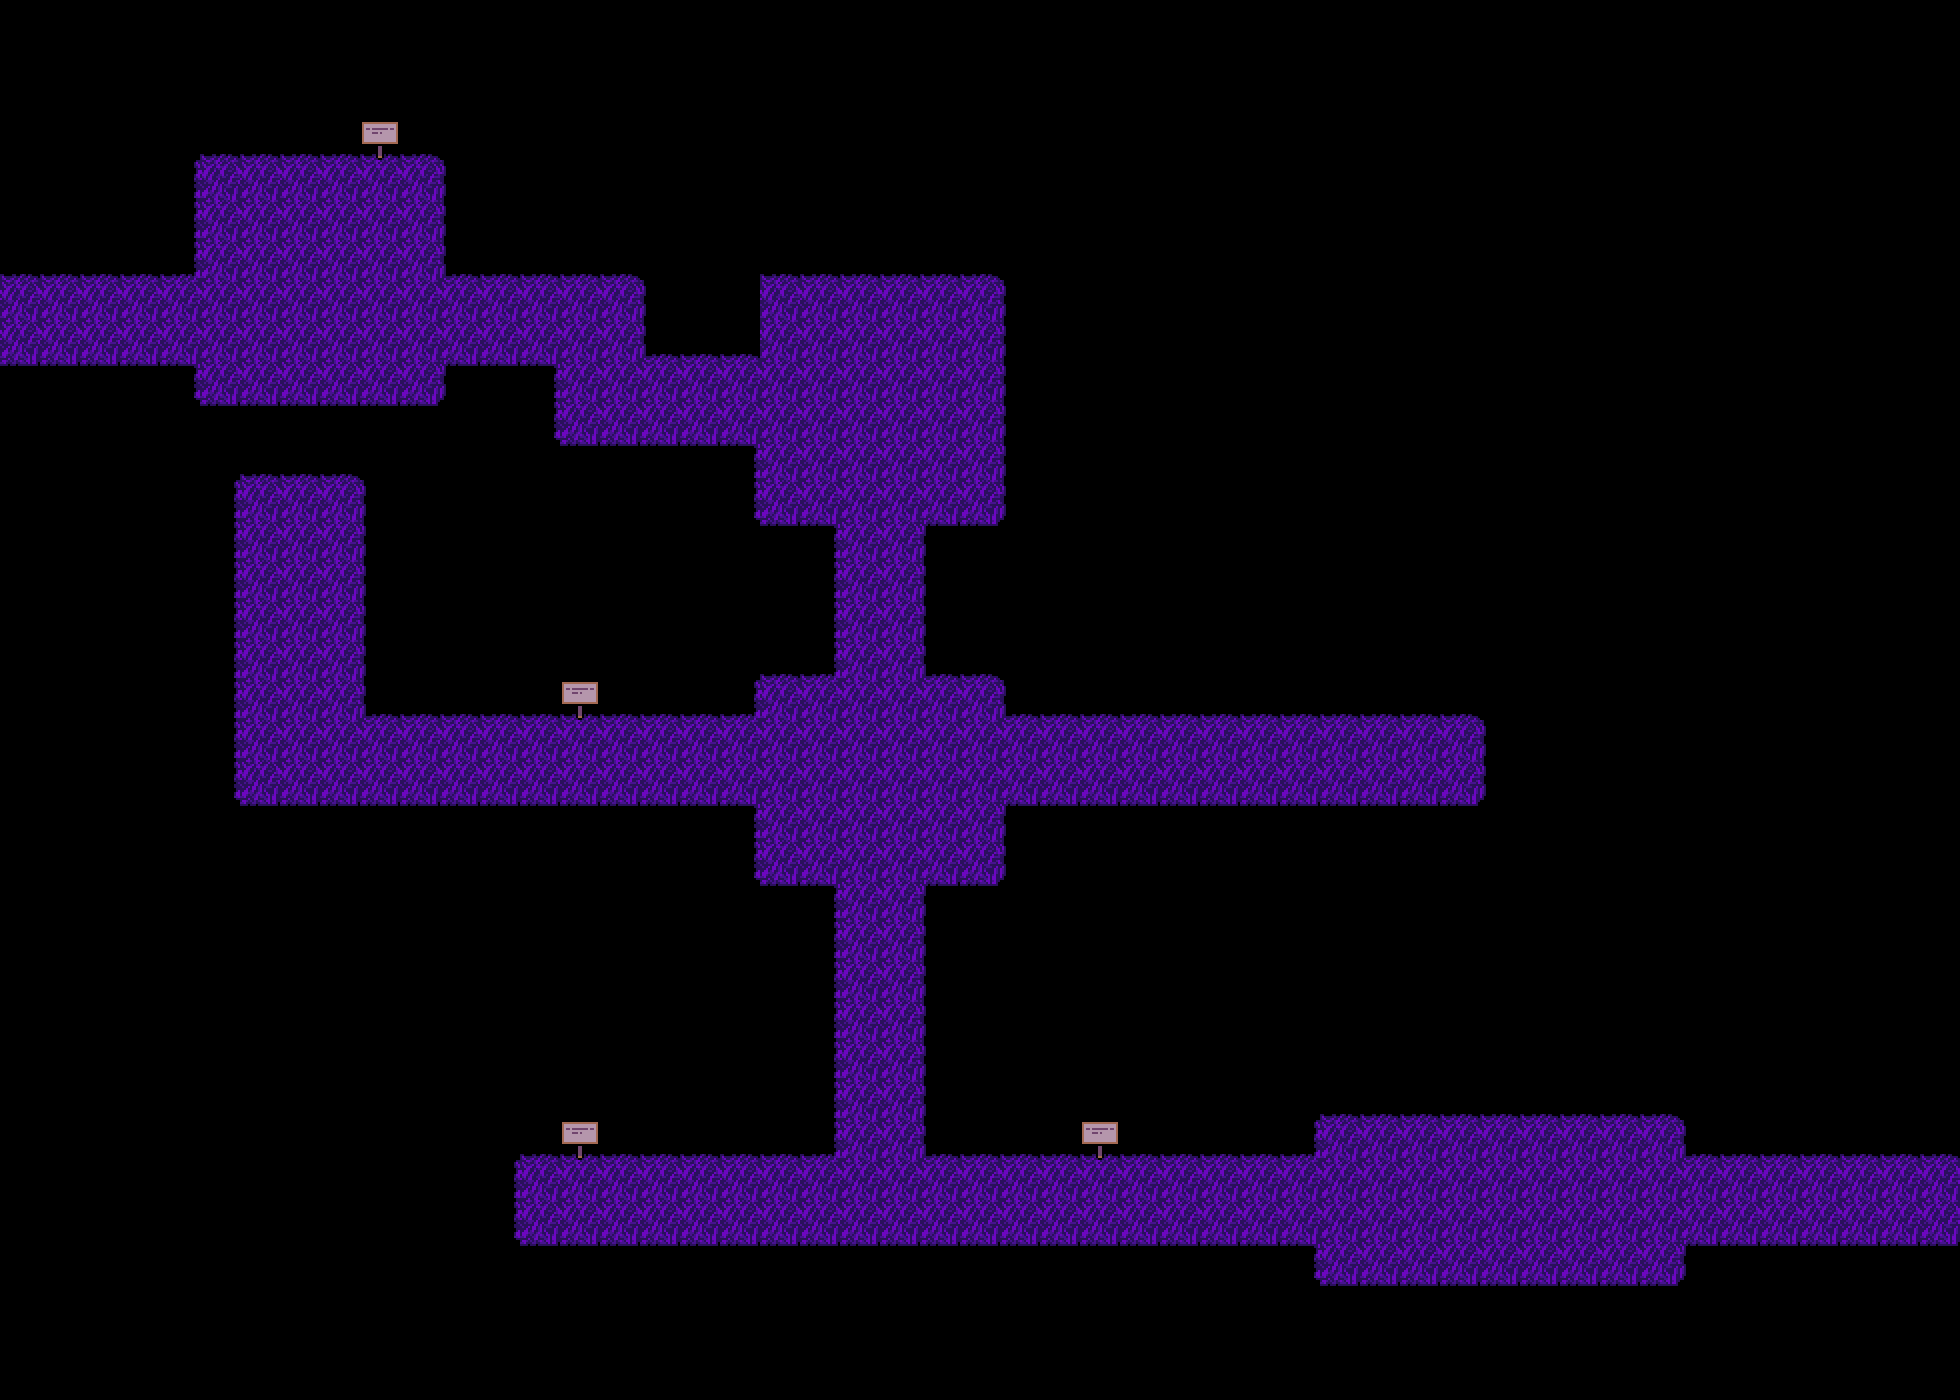

Rendered tile map (Tiled .tmx) drawn with the repository's tilesets; below, a short description and the map source with its tile grids summarised:
An orthogonal 49x35 tile map with 40x40 px tiles, 3 tile layers (tiles, tiles2, decal), 2 tilesets and 75 objects (5x interactable, 2x transition, entryright, entryleft, chest, ...).

<map version="1.10" tiledversion="1.10.0" orientation="orthogonal" renderorder="right-down" width="49" height="35" tilewidth="40" tileheight="40" infinite="0" nextlayerid="12" nextobjectid="188">
 <editorsettings>
  <export target="data.lua" format="lua" />
 </editorsettings>
 <properties>
  <property name="border" value="castle" />
  <property name="music" value="deltarune/field_of_hopes" />
  <property name="name" value="Field - Maze of Death" />
 </properties>
 <tileset firstgid="1" source="../../../../../tilesets/bg_darkfield_tiles.tsx" />
 <tileset firstgid="67" source="../../../../../tilesets/bg_treetiles_new.tsx" />
 <layer id="1" name="tiles" width="49" height="35">
  <data>[1715 cells, 534 non-empty, 10 distinct tile ids]</data>
 </layer>
 <objectgroup id="11" name="objects_props">
  <object id="88" gid="6" x="860" y="280" width="40" height="40" />
 </objectgroup>
 <layer id="6" name="tiles2" width="49" height="35">
  <data>[1715 cells, 4 non-empty, 1 distinct tile ids]</data>
 </layer>
 <layer id="2" name="decal" width="49" height="35">
  <data>[1715 cells, 0 non-empty, 0 distinct tile ids]</data>
 </layer>
 <objectgroup color="#0000ff" id="3" name="collision" opacity="0.5">
  <object id="91" x="0" y="240" width="200" height="40" />
  <object id="92" x="160" y="160" width="40" height="80" />
  <object id="95" x="440" y="160" width="40" height="120" />
  <object id="96" x="480" y="240" width="160" height="40" />
  <object id="97" x="640" y="280" width="40" height="80" />
  <object id="98" x="680" y="320" width="80" height="40" />
  <object id="99" x="720" y="280" width="40" height="40" />
  <object id="101" x="1000" y="280" width="40" height="240" />
  <object id="102" x="920" y="520" width="80" height="40" />
  <object id="103" x="760" y="520" width="80" height="40" />
  <object id="104" x="720" y="440" width="40" height="80" />
  <object id="105" x="560" y="440" width="160" height="40" />
  <object id="106" x="520" y="360" width="40" height="80" />
  <object id="107" x="440" y="360" width="80" height="40" />
  <object id="109" x="200" y="400" width="240" height="40" />
  <object id="110" x="0" y="360" width="200" height="40" />
  <object id="111" x="240" y="440" width="120" height="40" />
  <object id="112" x="360" y="480" width="40" height="240" />
  <object id="113" x="200" y="480" width="40" height="320" />
  <object id="114" x="240" y="800" width="520" height="40" />
  <object id="116" x="760" y="640" width="80" height="40" />
  <object id="119" x="800" y="560" width="40" height="80" />
  <object id="120" x="920" y="560" width="40" height="80" />
  <object id="121" x="920" y="640" width="80" height="40" />
  <object id="123" x="1000" y="680" width="480" height="40" />
  <object id="124" x="1000" y="800" width="480" height="40" />
  <object id="125" x="1000" y="840" width="40" height="40" />
  <object id="126" x="920" y="880" width="80" height="40" />
  <object id="127" x="760" y="880" width="80" height="40" />
  <object id="128" x="720" y="840" width="40" height="40" />
  <object id="129" x="800" y="920" width="40" height="240" />
  <object id="131" x="920" y="920" width="40" height="240" />
  <object id="134" x="520" y="1240" width="800" height="40" />
  <object id="135" x="480" y="1160" width="40" height="80" />
  <object id="136" x="1320" y="1280" width="360" height="40" />
  <object id="137" x="1320" y="1080" width="360" height="40" />
  <object id="138" x="1680" y="1120" width="280" height="40" />
  <object id="141" x="1680" y="1240" width="280" height="40" />
  <object id="159" x="1480" y="720" width="40" height="80" />
  <object id="165" x="520" y="1120" width="40" height="40" />
  <object id="166" x="600" y="1120" width="200" height="40" />
  <object id="167" x="960" y="1120" width="120" height="40" />
  <object id="168" x="1120" y="1120" width="200" height="40" />
  <object id="169" x="600" y="680" width="160" height="40" />
  <object id="170" x="400" y="680" width="160" height="40" />
  <object id="172" x="900" y="240" width="120" height="40" />
  <object id="173" x="740" y="240" width="120" height="40" />
  <object id="174" x="400" y="120" width="40" height="40" />
  <object id="175" x="200" y="120" width="160" height="40" />
 </objectgroup>
 <objectgroup color="#7f00ff" id="4" name="markers">
  <object id="160" name="entryright" x="40" y="320">
   <point />
  </object>
  <object id="161" name="entryleft" x="1920" y="1200">
   <point />
  </object>
 </objectgroup>
 <objectgroup color="#ff00ff" id="5" name="objects">
  <object id="90" name="chest" x="300" y="520">
   <properties>
    <property name="item" value="white_ribbon" />
   </properties>
   <point />
  </object>
  <object id="142" gid="67" x="480" y="220" width="210" height="182" />
  <object id="143" gid="68" x="1080" y="310" width="210" height="182" />
  <object id="144" gid="68" x="1040" y="670" width="210" height="182" />
  <object id="145" gid="67" x="0" y="630" width="210" height="182" />
  <object id="146" gid="68" x="570" y="1110" width="210" height="182" />
  <object id="147" gid="67" x="240" y="1190" width="210" height="182" />
  <object id="149" gid="67" x="360" y="1460" width="210" height="182" />
  <object id="150" gid="67" x="760" y="1460" width="210" height="182" />
  <object id="151" gid="68" x="1080" y="1460" width="210" height="182" />
  <object id="152" gid="68" x="1400" y="1500" width="210" height="182" />
  <object id="153" gid="68" x="1720" y="1460" width="210" height="182" />
  <object id="155" gid="68" x="1730" y="1100" width="210" height="182" />
  <object id="157" gid="67" x="1430" y="1040" width="210" height="182" />
  <object id="158" gid="68" x="1000" y="1110" width="210" height="182" />
  <object id="162" name="transition" x="-20" y="280" width="40" height="80">
   <properties>
    <property name="map" value="cloudwebs/_Chapter1/Fields/fields_7" />
    <property name="marker" value="entryleft" />
   </properties>
  </object>
  <object id="163" name="transition" x="1940" y="1160" width="40" height="80">
   <properties>
    <property name="map" value="cloudwebs/_Chapter1/Fields/fields_9" />
    <property name="marker" value="entryright" />
   </properties>
  </object>
  <object id="164" name="savepoint" x="260" y="140">
   <properties>
    <property name="simple" type="bool" value="true" />
   </properties>
  </object>
  <object id="182" name="interactable" x="1080" y="1120" width="40" height="40">
   <properties>
    <property name="once" type="bool" value="false" />
    <property name="solid" type="bool" value="true" />
    <property name="text1">* (Oh, it's just this way.)
* (SIGNED,[wait:5] LANCER)</property>
   </properties>
  </object>
  <object id="184" name="interactable" x="560" y="1120" width="40" height="40">
   <properties>
    <property name="once" type="bool" value="false" />
    <property name="solid" type="bool" value="true" />
    <property name="text1">* (Hey, don't look![wait:5] This sign's private!)
* (SIGNED,[wait:5] LANCER)</property>
   </properties>
  </object>
  <object id="185" name="interactable" x="560" y="680" width="40" height="40">
   <properties>
    <property name="once" type="bool" value="false" />
    <property name="solid" type="bool" value="true" />
    <property name="text1">* (Hey, wait!! Where am I!? Help! Somebody help! I'm lost!!)
* (SIGNED,[wait:5] LANCER)</property>
   </properties>
  </object>
  </objectgroup>
 <objectgroup id="9" name="objects_trees" />
 <objectgroup id="10" name="objects_treesobj" />
</map>
<!-- 2 of 75 objects omitted -->
